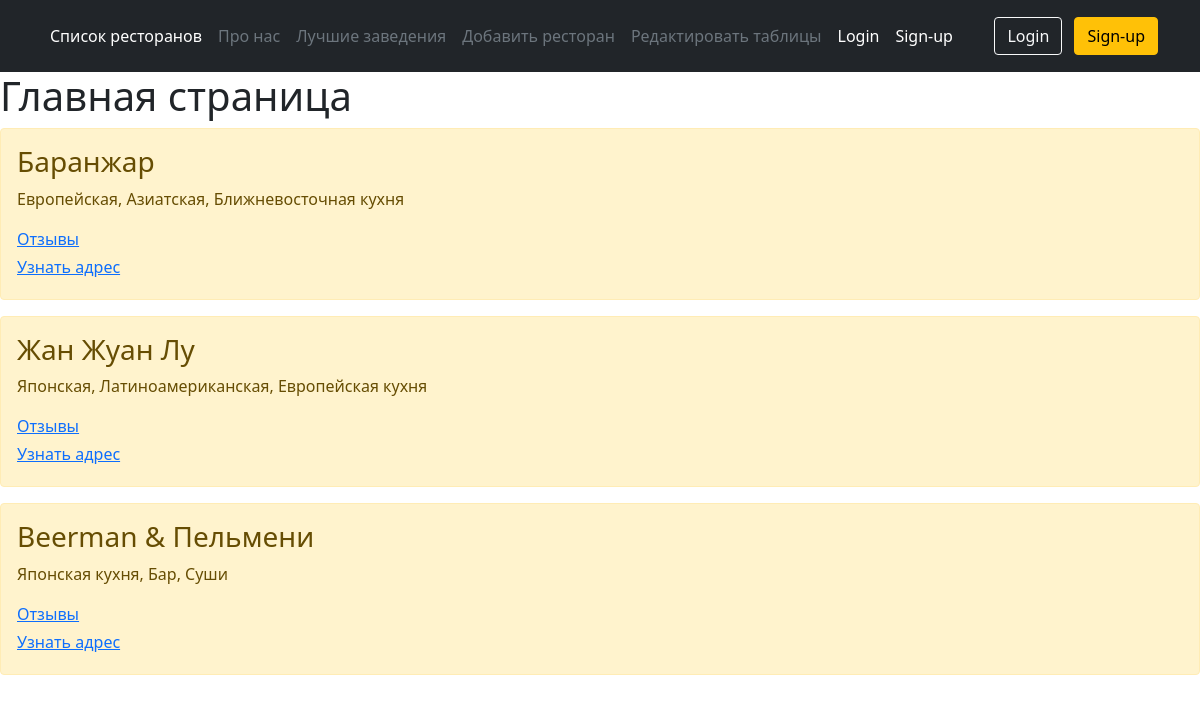
The page / on the database its author committed.
### main/models.py (models this page shows, shortened)
class Task(models.Model):
    title = models.CharField('Название', max_length=50)
    task = models.TextField('Описание')
    class Meta:
        verbose_name = 'Ресторан'
        verbose_name_plural = 'Рестораны'

### main/views.py (the view)
# urls.py: path('', views.index, name='home'),
def index(request):
    tasks = Task.objects.order_by('-id')
    return render(request, 'main/index.html', {'title': 'Главная страница сайта', 'tasks': tasks})

### main/templates/main/index.html (shortened to what this page needs)
{% extends 'main/base.html'%}
{% block content%}
<h1>Главная страница</h1>
    {% if tasks %}
        {% for elem in tasks %}
            <div class = "alert alert-warning mt-2">
                <h3>{{ elem.title }}</h3>
                <p>{{ elem.task}}</p>
                <li class="d-flex align-items-start mb-1"><a href="{% url 'about'%}">Отзывы</a></li>
                <li class="d-flex align-items-start mb-1"><a href="{% url 'about'%}">Узнать адрес</a></li>
            </div>
        {% endfor %}
    {% else %}
        <p>У нас нет записей</p>
    {% endif %}
{% endblock %}

### rows shown on the page
Task: title "Баранжар", task "Европейская, Азиатская, Ближневосточная кухня"
Task: title "Жан Жуан Лу", task "Японская, Латиноамериканская, Европейская кухня"
Task: title "Beerman & Пельмени", task "Японская кухня, Бар, Суши"
